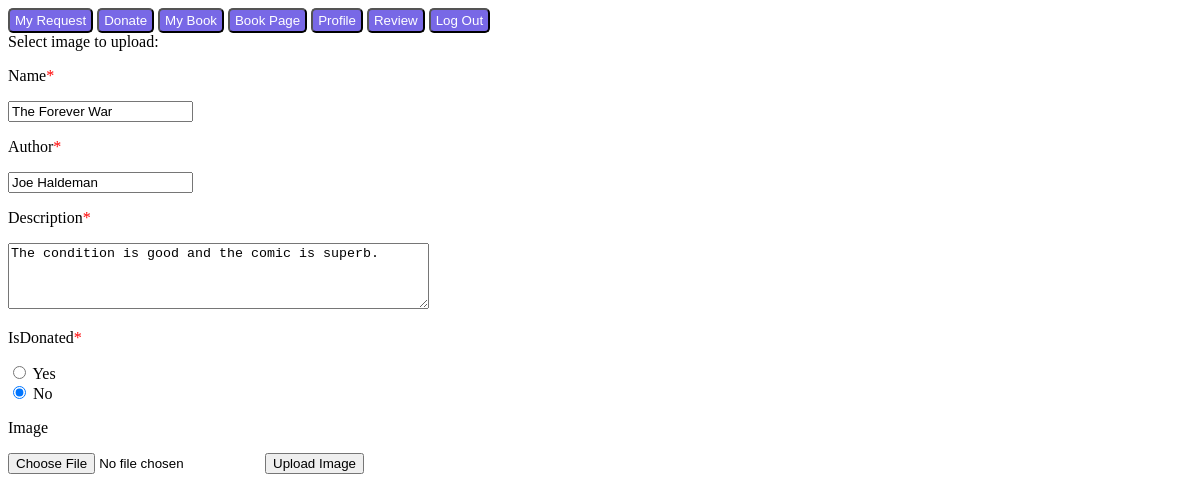
Page /donate/form.php?id=7 (signed in) on the committed database.
### tables this page shows
CREATE TABLE `book` (
  `id` int(13) NOT NULL,
  `isbn` varchar(13) NOT NULL,
  `name` varchar(50) NOT NULL,
  `author` varchar(50) NOT NULL,
  `Total_like` int(10) NOT NULL DEFAULT 0,
  `total_dislike` int(10) NOT NULL DEFAULT 0,
  `borrowed_to` varchar(30) NOT NULL,
  `image` varchar(255) NOT NULL,
  `description` text NOT NULL,
  `time` datetime NOT NULL,
  `username` varchar(30) NOT NULL,
  `cost` double NOT NULL DEFAULT 50,
  `isDonated` varchar(3) NOT NULL
);

### donate/form.php (the view, shortened to what this page needs)
<?php
    $servername = "localhost";
    $username = "dbms";
    $password = "dbms";
    $con = new mysqli($servername, $username, $password);
    mysqli_select_db($con, 'demo');
    $id = $_GET['id'];
	$query = "SELECT * FROM book WHERE id = '$id'";
	$res = mysqli_query($con, $query);
	$row = mysqli_fetch_array($res);
    ?>
        <!DOCTYPE html>
            <html>
                <body>
                    <button class="btn"> <a class = "rating" href="..\view_request\view_req.php">My Request</a> </button>
                    <button class="btn"> <a class = "rating" href="..\donate\donate.php">Donate</a> </button>
                    <button class="btn"> <a class = "rating" href="..\my_book\book_view.php">My Book</a> </button>
                    <button class="btn"> <a class="rating" href="..\book\book.php">Book Page</a> </button>
                    <button class="btn"> <a class="rating" href="..\profile">Profile</a> </button>
                    <button class="btn"> <a class="rating" href="..\review">Review</a> </button>
                    <button class="btn"> <a class = "rating" href="..\logout\logout.php">Log Out</a> </button>
                    <form action="update.php?id=<?php echo $_GET['id']?>" method="post" enctype="multipart/form-data">
                            Select image to upload:
                            <p>Name<font color=red>*</font></p>
                            <input type = "name" value="<?php echo $row['name']?>" name = "name"placeholder="Enter Name" required>
                            <p>Author<font color=red>*</font></p>
                            <input type = "text" name = "author" value="<?php echo $row['author']?>" placeholder="Enter Author" required>
                            <p>Description<font color=red>*</font></p>
                            <textarea name="description" rows="4" cols="50" required><?php echo $row['description']?></textarea>
                            <p>IsDonated<font color=red>*</font></p>
                            <input type="radio" id="yes" name="IsDonated" <?php if($row['isDonated'] == "Yes") {echo "checked";}?> value="Yes" required>
                            <label for="yes">Yes</label><br>
                            <input type="radio" id="no" name="IsDonated" <?php if($row['isDonated'] == "No") {echo "checked";}?> value="No" required>
                            <label for="no">No</label><br>
                            <p>Image</p>
                            <input type="file" <?php ($row['image'])?> name="photo" placeholder="Enter Image">
                            <input type="submit" value="Upload Image" name="submit">
                    </form>
                </body>
            </html>

### donate/form.php (style rules this page uses)
.btn { background: #7868e6; padding: 3px 5px; border-radius: 5px; }
.rating { text-decoration: none; color: white; }

### rows in the picture
book: name "The Forever War", author "Joe Haldeman", description "The condition is good and the comic is superb.", isDonated "☐ Yes", isDonated "☑ No"
